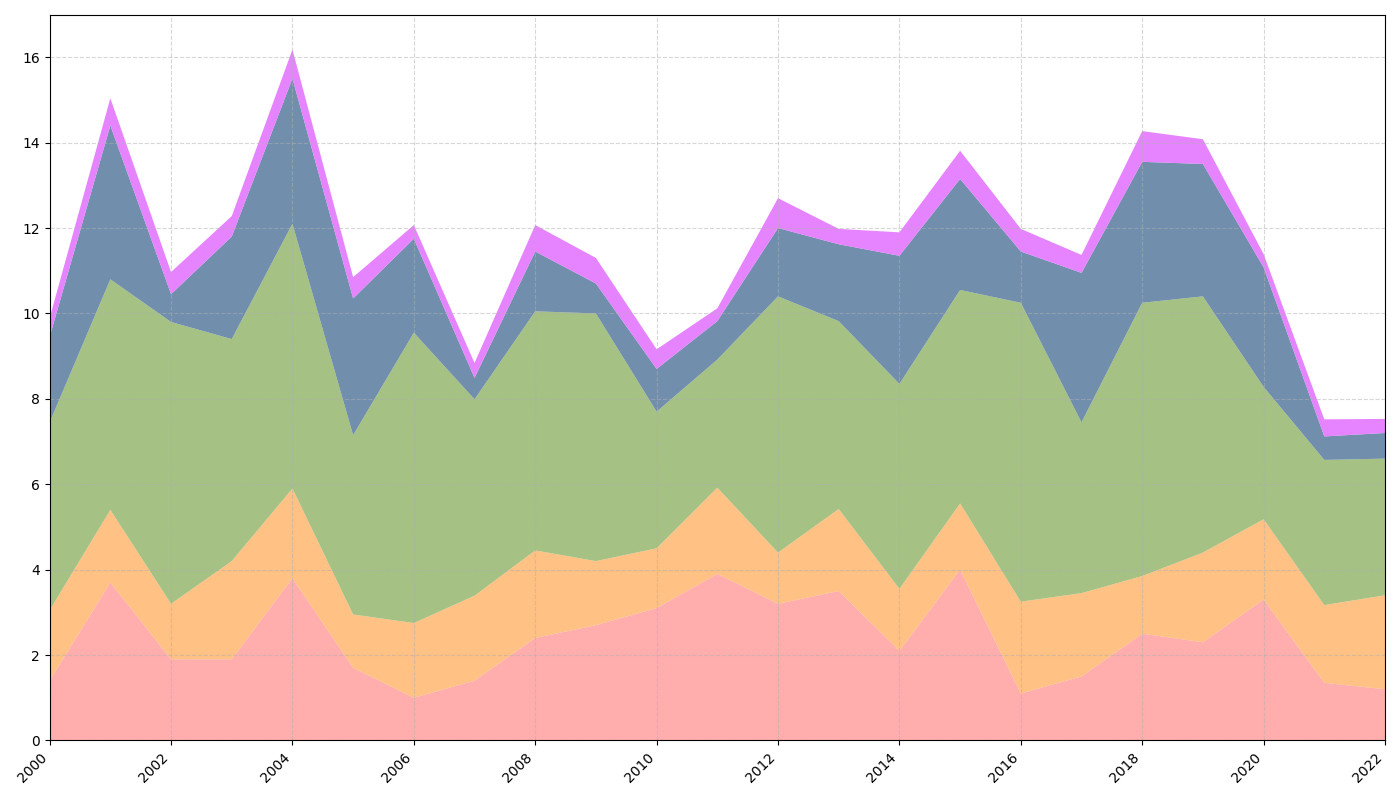

Recreate this plot in Python.
import matplotlib.pyplot as plt
import numpy as np

years = np.arange(2000, 2023)

elves = np.array([1.4, 3.7, 1.9, 1.9, 3.8, 1.7, 1, 1.4, 2.4, 2.7, 3.1, 3.9, 3.2, 3.5, 2.1, 4, 1.1, 1.5, 2.5, 2.3, 3.3, 1.35, 1.2])
dwarfs = np.array([1.65, 1.7, 1.3, 2.3, 2.1, 1.25, 1.75, 1.99, 2.05, 1.5, 1.4, 2.02, 1.2, 1.92, 1.45, 1.55, 2.15, 1.95, 1.35, 2.1, 1.88, 1.82, 2.2])
humans = np.array([4.4, 5.4, 6.6, 5.2, 6.2, 4.2, 6.8, 4.6, 5.6, 5.8, 3.2, 3, 6, 4.4, 4.8, 5, 7, 4, 6.4, 6, 3.1, 3.4, 3.2])
orcs = np.array([2, 3.6, 0.65, 2.4, 3.4, 3.2, 2.2, 0.5, 1.4, 0.7, 1, 0.9, 1.6, 1.8, 3, 2.6, 1.2, 3.5, 3.3, 3.1, 2.8, 0.55, 0.6])
fairies = np.array([0.44, 0.64, 0.52, 0.48, 0.68, 0.5, 0.32, 0.35, 0.62, 0.6, 0.46, 0.3, 0.7, 0.36, 0.55, 0.66, 0.53, 0.42, 0.72, 0.58, 0.31, 0.4, 0.33])

population_data = np.vstack([elves, dwarfs, humans, orcs, fairies])

fig, ax = plt.subplots(figsize=(14, 8))

ax.stackplot(years, population_data,
             colors=['#FF9999', '#FFB266', '#8FB266', '#4D7399', '#E066FF'], alpha=0.8)

ax.grid(True, linestyle='--', alpha=0.5)
ax.set_xlim(years[0], years[-1])
ax.set_xticks(years[::2])
ax.set_xticklabels(years[::2], rotation=45, ha='right')

plt.tight_layout()
plt.show()
